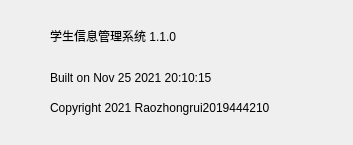
<?xml version="1.0" encoding="UTF-8"?>
<ui version="4.0">
 <class>about</class>
 <widget class="QDialog" name="about">
  <property name="geometry">
   <rect>
    <x>0</x>
    <y>0</y>
    <width>353</width>
    <height>145</height>
   </rect>
  </property>
  <property name="windowTitle">
   <string>关于</string>
  </property>
  <widget class="QLabel" name="label">
   <property name="geometry">
    <rect>
     <x>50</x>
     <y>20</y>
     <width>281</width>
     <height>31</height>
    </rect>
   </property>
   <property name="styleSheet">
    <string notr="true">font: 85 18pt &quot;Arial&quot;;</string>
   </property>
   <property name="text">
    <string>学生信息管理系统 1.1.0</string>
   </property>
  </widget>
  <widget class="QLabel" name="label_2">
   <property name="geometry">
    <rect>
     <x>50</x>
     <y>70</y>
     <width>271</width>
     <height>16</height>
    </rect>
   </property>
   <property name="text">
    <string>Built on Nov 25 2021 20:10:15</string>
   </property>
  </widget>
  <widget class="QLabel" name="label_3">
   <property name="geometry">
    <rect>
     <x>50</x>
     <y>100</y>
     <width>281</width>
     <height>16</height>
    </rect>
   </property>
   <property name="text">
    <string>Copyright 2021 Raozhongrui2019444210</string>
   </property>
  </widget>
 </widget>
 <resources/>
 <connections/>
</ui>
